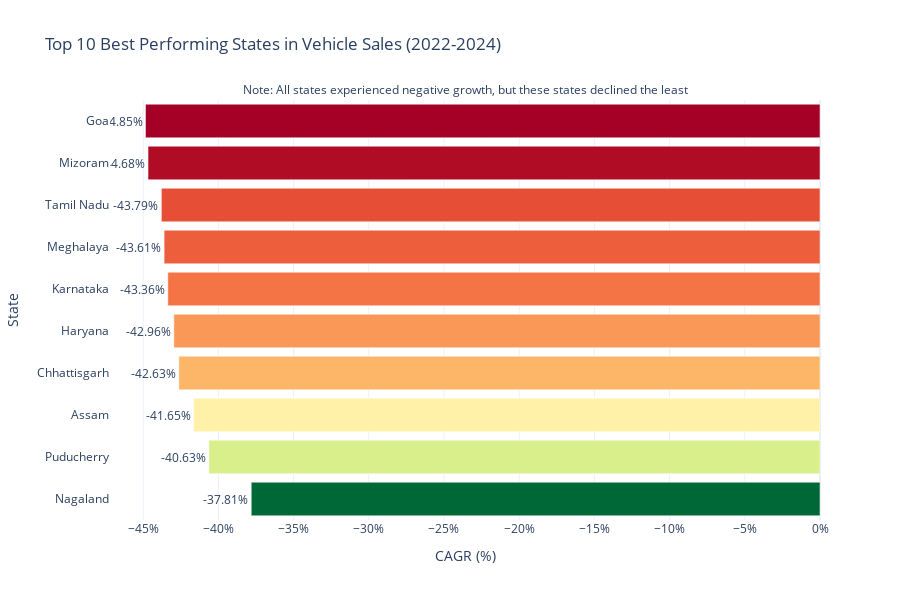

Notebook code cell kept with this figure:
### Code cell
# Create a bar chart to visualize the CAGR of top 10 states with least decline
fig = px.bar(
    top_10_states_by_cagr.sort_values(
        "CAGR (%)", ascending=True
    ),  # Sort ascending for horizontal bar chart visualization
    y="state",
    x="CAGR (%)",
    orientation="h",
    title="Top 10 Best Performing States in Vehicle Sales (2022-2024)",
    text="CAGR (%)",
    color="CAGR (%)",
    color_continuous_scale="RdYlGn",  # Red to Yellow to Green color scale
    height=600,
)

# Adjust text position and format
fig.update_traces(texttemplate="%{text:.2f}%", textposition="outside")

# Update layout
fig.update_layout(
    yaxis_title="State",
    xaxis_title="CAGR (%)",
    template="plotly_white",
    xaxis=dict(ticksuffix="%"),
    yaxis=dict(autorange="reversed"),  # Highest CAGR at top
    coloraxis_showscale=False,  # Hide the color scale
    annotations=[
        dict(
            text="Note: All states experienced negative growth, but these states declined the least",
            showarrow=False,
            xref="paper",
            yref="paper",
            x=0.5,
            y=1.05,
            font=dict(size=12),
        )
    ],
)

fig.show()

### Figure 1 — Plotly figure (JSON) as saved in the notebook; plotly's stock layout.template omitted (floating-point values rounded to 4 significant figures)
{"data": [{"hovertemplate": "CAGR (%)=%{marker.color}<br>state=%{y}<extra></extra>", "legendgroup": "", "marker": {"color": [-44.85, -44.68, -43.79, -43.61, -43.36, -42.96, -42.63, -41.65, -40.63, -37.81], "coloraxis": "coloraxis", "pattern": {"shape": ""}}, "name": "", "orientation": "h", "showlegend": false, "text": [-44.85, -44.68, -43.79, -43.61, -43.36, -42.96, -42.63, -41.65, -40.63, -37.81], "textposition": "outside", "texttemplate": "%{text:.2f}%", "type": "bar", "x": [-44.85, -44.68, -43.79, -43.61, -43.36, -42.96, -42.63, -41.65, -40.63, -37.81], "xaxis": "x", "y": ["Goa", "Mizoram", "Tamil Nadu", "Meghalaya", "Karnataka", "Haryana", "Chhattisgarh", "Assam", "Puducherry", "Nagaland"], "yaxis": "y"}], "layout": {"annotations": [{"font": {"size": 12}, "showarrow": false, "text": "Note: All states experienced negative growth, but these states declined the least", "x": 0.5, "xref": "paper", "y": 1.05, "yref": "paper"}], "barmode": "relative", "coloraxis": {"colorbar": {"title": {"text": "CAGR (%)"}}, "colorscale": [[0, "rgb(165,0,38)"], [0.1, "rgb(215,48,39)"], [0.2, "rgb(244,109,67)"], [0.3, "rgb(253,174,97)"], [0.4, "rgb(254,224,139)"], [0.5, "rgb(255,255,191)"], [0.6, "rgb(217,239,139)"], [0.7, "rgb(166,217,106)"], [0.8, "rgb(102,189,99)"], [0.9, "rgb(26,152,80)"], [1, "rgb(0,104,55)"]], "showscale": false}, "height": 600, "legend": {"tracegroupgap": 0}, "title": {"text": "Top 10 Best Performing States in Vehicle Sales (2022-2024)"}, "xaxis": {"anchor": "y", "domain": [0, 1], "ticksuffix": "%", "title": {"text": "CAGR (%)"}}, "yaxis": {"anchor": "x", "autorange": "reversed", "domain": [0, 1], "title": {"text": "State"}}}}
